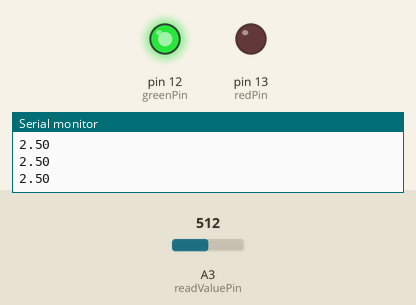
A sketch run on a simulated Arduino Uno, built with avr-gcc and run on an emulated ATmega328P. Shown: output pins drawn as LEDs (lit = HIGH), the last lines printed to the serial monitor. The inputs (shaded band) are chosen by the test bench; at power-on: A3 (readValuePin) = 512.

Above: at 1.2 s.
1.3 s: A3 (readValuePin) set to 426
2.8 s: A3 (readValuePin) set to 397
At 4.0 s:
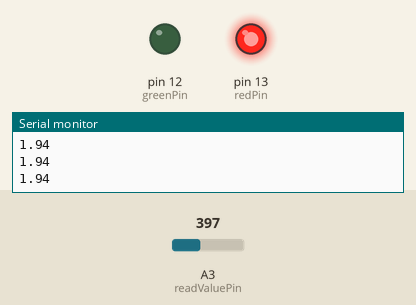
4.3 s: A3 (readValuePin) set to 511
At 5.1 s:
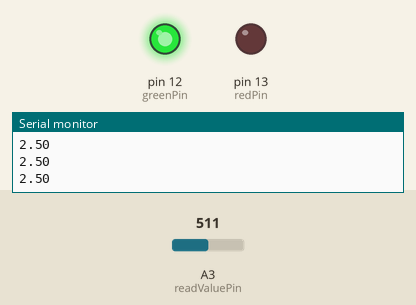
5.8 s: A3 (readValuePin) set to 306
At 6.3 s:
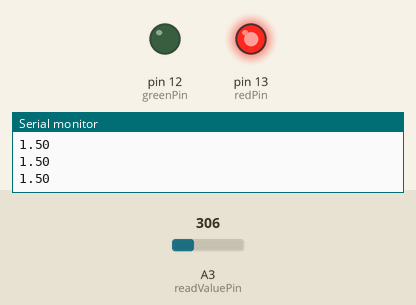
Timing chart, 0 to 8.3 s (numbered marks = the images above; inputs shaded):
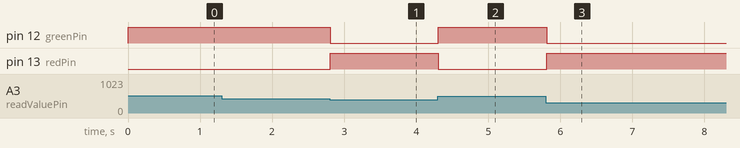

The sketch:

15_photoresistors_lightbases_led_circuit.ino
```cpp
int readValuePin = A3;
float voltage;
int redPin = 13;
int greenPin = 12;

void setup() {

  Serial.begin(9600);
  pinMode(redPin, OUTPUT);
  pinMode(greenPin, OUTPUT);
  pinMode(readValuePin, INPUT);
}

void loop() {
  // put your main code here, to run repeatedly:
  voltage = (5. / 1023.) * analogRead(readValuePin);
  Serial.println(voltage);
  if (voltage > 2 ) {
    digitalWrite(greenPin, HIGH);
    digitalWrite(redPin, LOW);
  } else {

    digitalWrite(redPin, HIGH);
    digitalWrite(greenPin, LOW);
  }
}
```

Measured:
- the behaviour switches between 410 and 409 on A3 (readValuePin) (found by bisection; images 0 and 1)
- after the input at 2.8 s, pin 12 (greenPin): HIGH → LOW at once; pin 13 (redPin): LOW → HIGH at once
- after the input at 4.3 s, pin 12 (greenPin): LOW → HIGH at once; pin 13 (redPin): HIGH → LOW at once
- after the input at 5.8 s, pin 12 (greenPin): HIGH → LOW at once; pin 13 (redPin): LOW → HIGH at once
